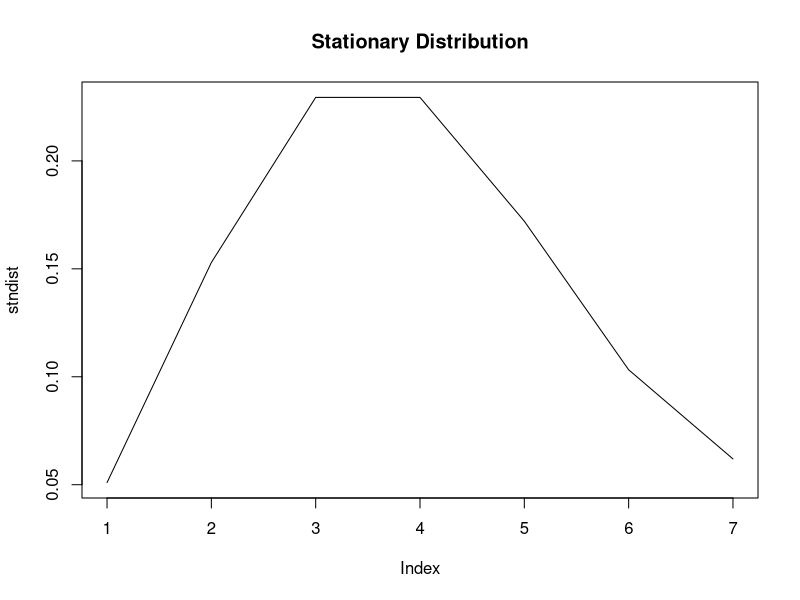
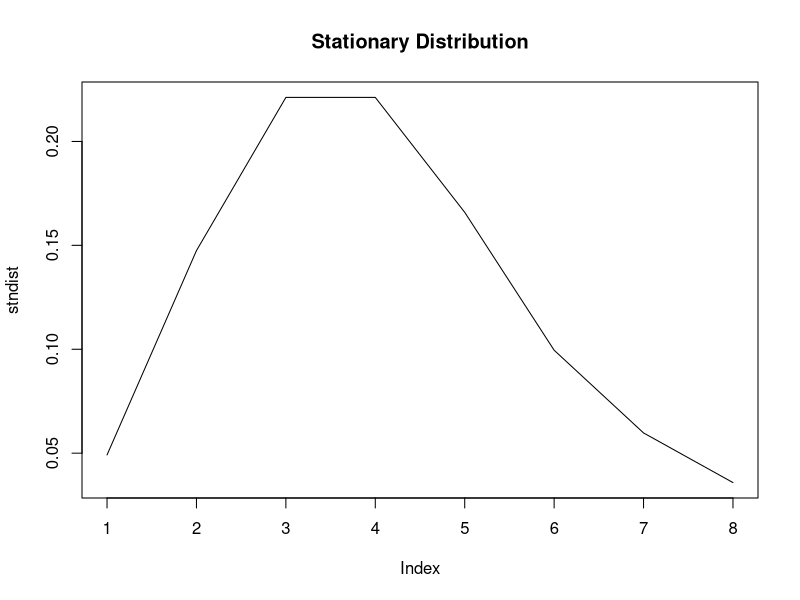
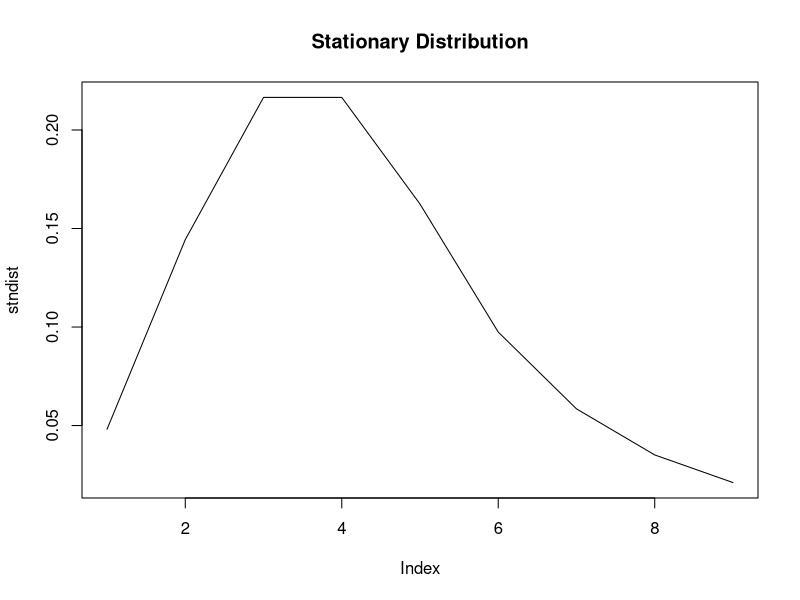
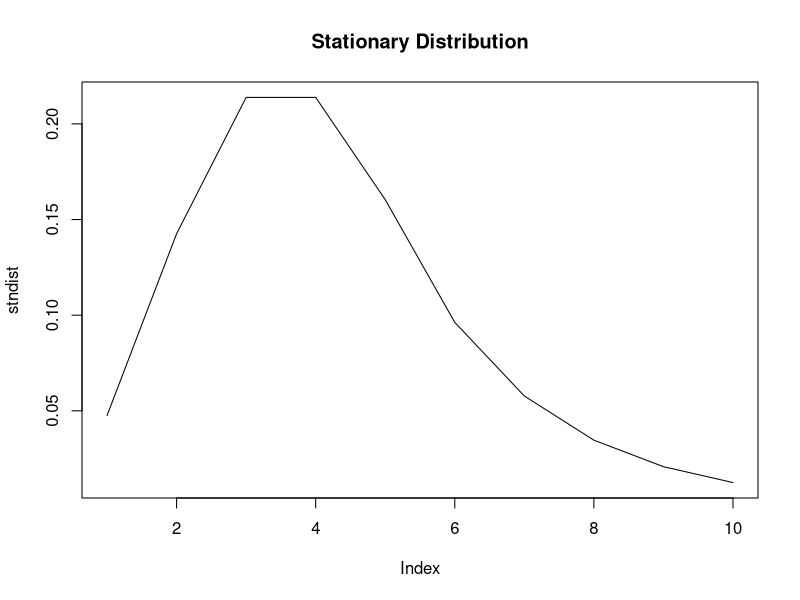
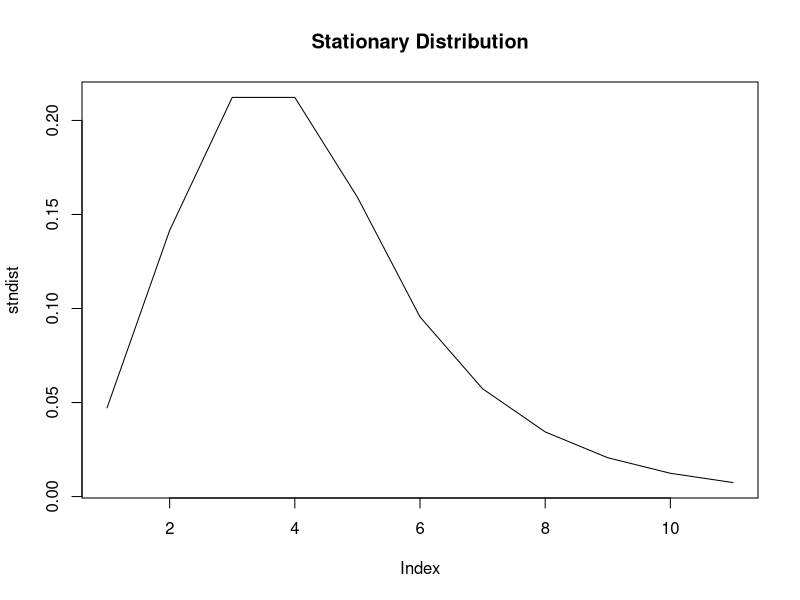
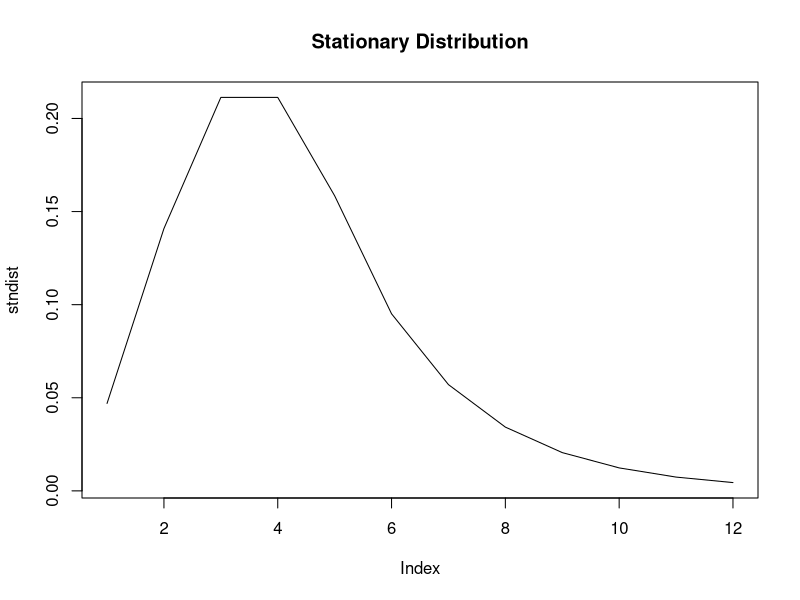
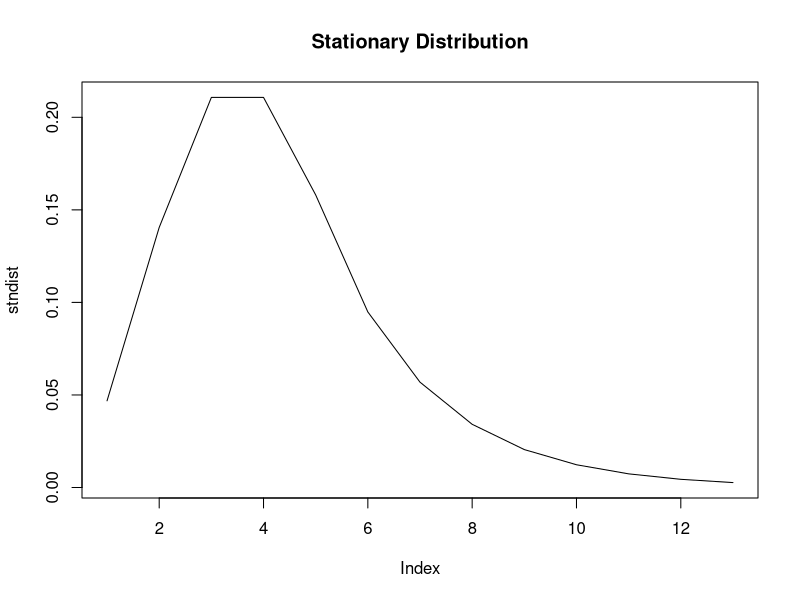
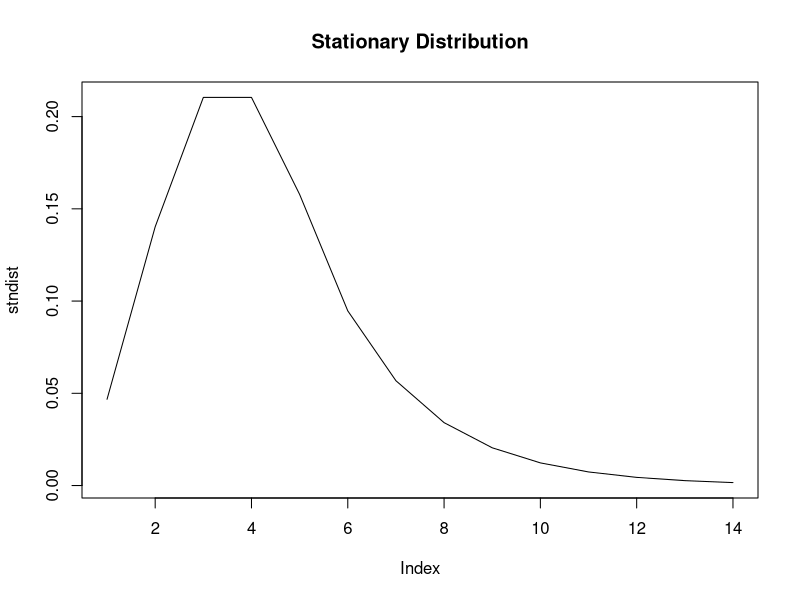

These figures' R source, in order:
lambda=0.5        #per second
lengthjob=6       #unit: second
mu=1/lengthjob    #parameter for exponential distribution
idlecost=1        #cost per second of an IDLE machine
workcost=1.5      #cost per second of a WORKING machine
waitcost=1.25     #cost per second of a WAITING job

j=100     #number of cores
Finalidlenum=rep(0,j)     #empty vector of average number of IDLE processors per second
Finalworknum=rep(0,j)     #empty vector of average number of WORKING processors per second
Finalwaitnum=rep(0,j)     #empty vector of average number of WAITING jobs per second
TotalExpectedCost=rep(0,j)      #empty vector of TotalExpectedCost
Finalutil=rep(0,j)

for(k in 1:j){    #repeat for different number of cores

m=k              #assumption
n=5               #number of processing units

#generate empty transition rate matrix Q
Q=matrix(data=0,nrow=n+m+1,ncol=n+m+1,dimnames=list(c(0:(n+m)),c(0:(n+m))),byrow=T)

#fill in Q matrix with transition rates
for(j in 1:(n+m+1)){
  for(i in 1:(n+m+1)){
    if(i+1==j){
      Q[i,j]=lambda
    }
    if(i==j+1 & i<=(n+1)){
      Q[i,j]=(i-1)*mu
    }
    if(i==j+1 & i>(n+1)){
      Q[i,j]=(n)*mu
    }
  }
}

for(j in 1:(n+m+1)){          #fill in diagonal with compliments
  for(i in 1:(n+m+1)){
    if(i==j){
      Q[i,j]=-1*sum(Q[i,])
      }
    }
  }

QT=t(Q)       #transpose of Q matrix

QT[(n+m+1),]=1      #replace the last row of matrix QT with 1

#solve utilization of the processing units
stndist=solve(QT)%*%(matrix(data=(c(rep(0,(n+m)),1)),(n+m+1),1))
stndist=c(stndist)        #get utilization in vector form

#plot graph of utilization as state increases
plot(stndist,type="l", main="Stationary Distribution")
min(stndist)        #get minimum of stationary distribution

idlenum=rep(0,n+m+1)        #empty vector for number of IDLE machines per second
worknum=rep(0,(n+m+1))      #empty vector for number of WORKING machines per second
waitnum=rep(0,m+1)          #empty vector for number of WAITING jobs per second

for(i in 1:(n+m+1)){        #calculate number of IDLE,WORKING,WAITING per second
  if(i<=(n+1)){
  idlenum[i]=((n+1)-i)*stndist[i]
  worknum[i]=(i-1)*stndist[i]
  }
  else{
  worknum[i]=n*stndist[i]
  waitnum[i]=(i-n-1)*stndist[i]
  }
}

#calculate the average number of IDLE and WORKING processors and WAITING jobs per second of the system
totalidlenum=sum(idlenum)
totalworknum=sum(worknum)
totalwaitnum=sum(waitnum)
util=totalworknum/n

totalcost=(totalidlenum*idlecost)+(totalworknum*workcost)+(totalwaitnum*waitcost)

Finalidlenum[k]=totalidlenum        #average number of IDLE processors per second for each k
Finalworknum[k]=totalworknum        #average number of WORKING processors per second for each k
Finalwaitnum[k]=totalwaitnum        #average number of WAITING jobs per second for each k
Finalutil[k]=util
TotalExpectedCost[k]=totalcost      #total expected cost for each k

}
Finalidlenum              #vector of average number of IDLE processors per second
Finalworknum              #vector of average number of WORKING processors per second
Finalwaitnum              #vector of average number of WAITING jobs per second
Finalutil
TotalExpectedCost         #vector of expected costs


#plot graph of Finalidlenum,Finalworknum,Fianlwaitnum,TotalExpectedCost against n
plot(Finalidlenum,xlab="n", type="l")
plot(Finalworknum,xlab="n", type="l")
plot(Finalwaitnum,xlab="n", type="l")
plot(Finalutil,xlab="n", type="l")
plot(TotalExpectedCost,xlab="m",type="l")

min(TotalExpectedCost)            #get minimum operational cost
which.min(TotalExpectedCost)      #get optimal number of cores